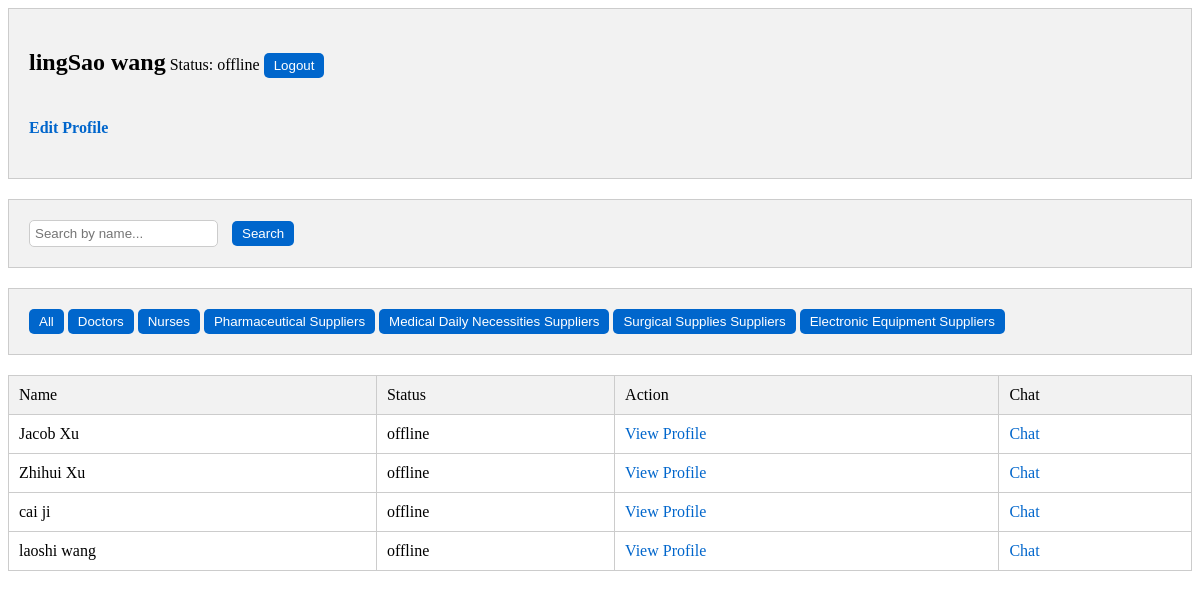
The app's page /contact_list.php (signed in) with its own data.
### tables this page shows
CREATE TABLE `users` (
  `id` int(11) NOT NULL,
  `first_name` varchar(50) NOT NULL,
  `last_name` varchar(50) NOT NULL,
  `email` varchar(100) NOT NULL,
  `password` varchar(255) NOT NULL,
  `status` enum('online','offline') NOT NULL DEFAULT 'offline'
);

### htdocs/contact_list.php (the view, shortened to what this page needs)
<?php
$conn = new mysqli('localhost', 'root', '', 'medprolink_db');
$current_user_id = $_SESSION['user_id'];
$sql_current_user = "SELECT first_name, last_name, status FROM users INNER JOIN profiles ON users.id = profiles.user_id WHERE users.id = $current_user_id";
$result_current_user = $conn->query($sql_current_user);
$current_user_data = $result_current_user->fetch_assoc();
$sql = "SELECT users.id, users.first_name, users.last_name, users.status FROM users INNER JOIN profiles ON users.id = profiles.user_id WHERE users.id != $current_user_id";
$result = $conn->query($sql);
?>
<div>
    <h2 style="display: inline-block;"><?php echo $current_user_data['first_name'] . ' ' . $current_user_data['last_name']; ?></h2>
    <p style="display: inline-block;">Status: <?php echo $current_user_data['status']; ?></p>
    <form method="POST" action="logout.php" style="display: inline-block;">
        <button type="submit" name="logout">Logout</button>
    </form>
    <h4>
    <a href="personal_profile_edit.php">Edit Profile</a>
    </h4>
</div>
<form method="POST">
    <div>
        <input type="text" name="search_term" placeholder="Search by name...">
        <button type="submit">Search</button>
    </div>
    <div>
        <button type="submit" name="filter" value="All">All</button>
        <button type="submit" name="filter" value="Doctors">Doctors</button>
        <button type="submit" name="filter" value="Nurses">Nurses</button>
        <button type="submit" name="filter" value="Pharmaceutical Suppliers">Pharmaceutical Suppliers</button>
        <button type="submit" name="filter" value="Medical Daily Necessities Suppliers">Medical Daily Necessities Suppliers</button>
        <button type="submit" name="filter" value="Surgical Supplies Suppliers">Surgical Supplies Suppliers</button>
        <button type="submit" name="filter" value="Electronic Equipment Suppliers">Electronic Equipment Suppliers</button>
    </div>
</form>
<table>
    <thead>
        <tr>
            <th>Name</th>
            <th>Status</th>
            <th>Action</th>
            <th>Chat</th>
        </tr>
    </thead>
    <tbody>
        <?php if ($result->num_rows > 0): ?>
            <?php while($row = $result->fetch_assoc()): ?>
                <tr>
                    <td><?php echo $row['first_name'] . ' ' . $row['last_name']; ?></td>
                    <td><?php echo $row['status']; ?></td>
                    <td><a href="profile.php?id=<?php echo $row['id']; ?>">View Profile</a></td>
                    <td><a href="chatroom.php?partner_id=<?php echo $row['id']; ?>">Chat</a></td>
                </tr>
            <?php endwhile; ?>
        <?php else: ?>
            <tr>
                <td colspan="4">No results found</td>
            </tr>
        <?php endif; ?>
    </tbody>
</table>

### htdocs/contact_list.php (style rules this page uses)
div { background-color: #f2f2f2; border: 1px solid #ccc; padding: 20px; margin-bottom: 20px; }
h2 { font-size: 24px; margin-bottom: 10px; }
p { margin: 5px 0; }
a { text-decoration: none; color: #0066cc; }
form { margin-bottom: 20px; }
input[type="text"] { padding: 5px; border: 1px solid #ccc; border-radius: 5px; margin-right: 10px; }
button[type="submit"] { padding: 5px 10px; background-color: #0066cc; color: #fff; border: none; border-radius: 5px; cursor: pointer; }
table { border-collapse: collapse; width: 100%; }
th, td { padding: 10px; text-align: left; border: 1px solid #ccc; }
th { background-color: #f2f2f2; font-weight: normal; }

### records on screen
users: first_name "lingSao", last_name "wang", status "offline"
users: first_name "Jacob", last_name "Xu", status "offline"
users: first_name "Zhihui", last_name "Xu", status "offline"
users: first_name "cai", last_name "ji", status "offline"
users: first_name "laoshi", last_name "wang", status "offline"
